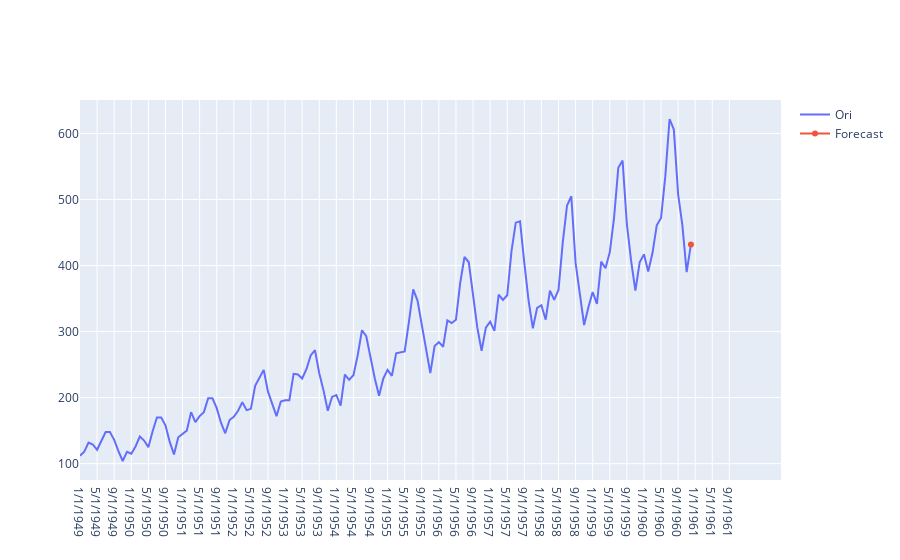

Notebook code cell kept with this figure:
### Code cell
fig = go.Figure()

# Scattrplot
data_asli = go.Scatter(x=df['TravelDate'], y = df['Passengers'], name='Ori')
data_forecast = go.Scatter(x=df_forecast['TravelDate'], y = df_forecast['Passengers'], name='Forecast')

#masukan scatterplot ke fig
fig.add_traces(data_asli)
fig.add_traces(data_forecast)
fig.show()

### Figure 1 — Plotly figure (JSON) as saved in the notebook; plotly's stock layout.template omitted (floating-point values rounded to 4 significant figures; data arrays with more than 128 entries replaced by an {"elided": "..."} marker saying what was removed)
{"data": [{"name": "Ori", "type": "scatter", "x": {"elided": "144 str values"}, "y": {"elided": "144 int values"}}, {"name": "Forecast", "type": "scatter", "x": ["12/1/1960", "1/1/1961", "2/1/1961", "3/1/1961", "4/1/1961", "5/1/1961", "6/1/1961", "7/1/1961", "8/1/1961", "9/1/1961", "10/1/1961", "11/1/1961", "12/1/1961"], "y": [432, null, null, null, null, null, null, null, null, null, null, null, null]}], "layout": {}}
